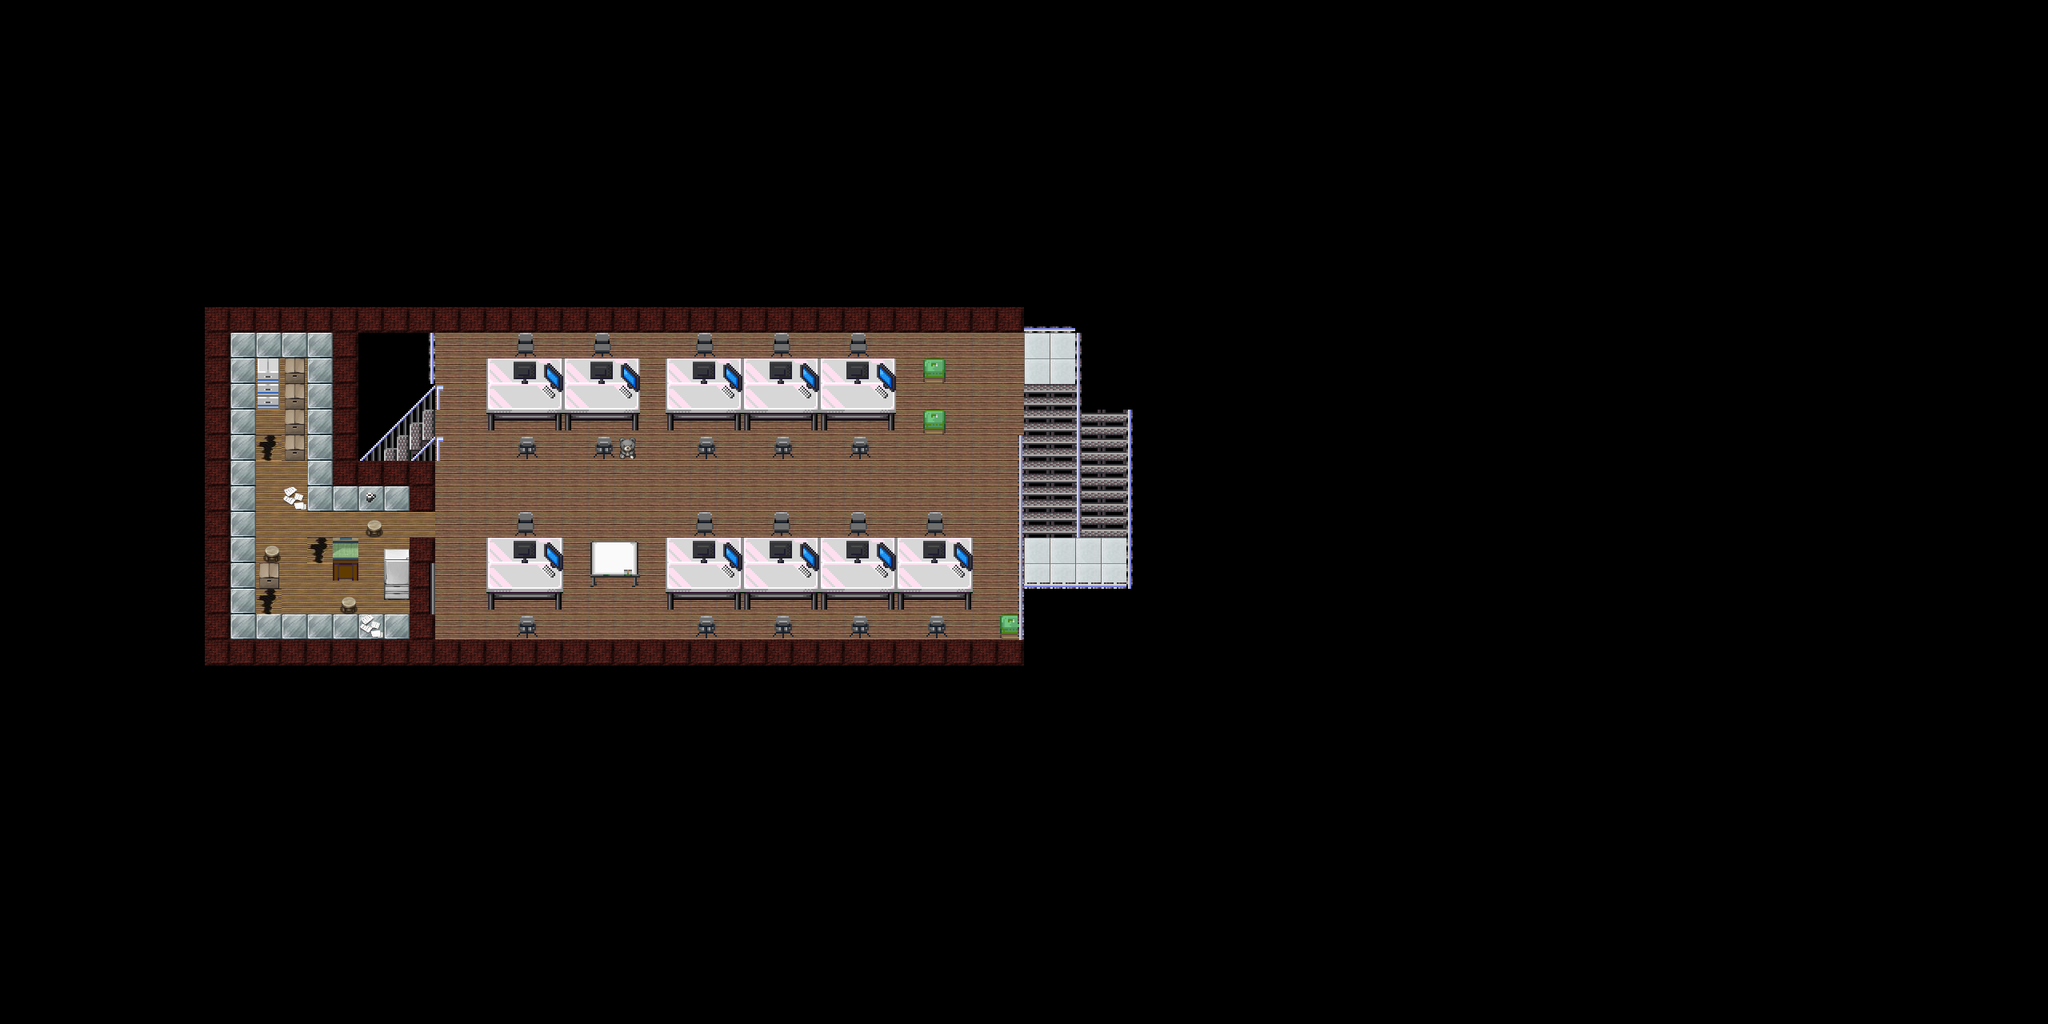

This game map was drawn from its Tiled (.tmx) file and the tilesets committed beside it. A one-line description and the trimmed map source follow:
An orthogonal 80x40 tile map with 32x32 px tiles, 7 tile layers (Foosball Room, Floors, Walls, Objects, ...), 7 tilesets.

<map version="1.4" tiledversion="1.4.3" orientation="orthogonal" renderorder="right-down" width="80" height="40" tilewidth="32" tileheight="32" infinite="0" nextlayerid="27" nextobjectid="1">
 <editorsettings>
  <export format="json" />
 </editorsettings>
 <tileset firstgid="1" source="floortileset.tsx" />
 <tileset firstgid="65" source="office.tsx" />
 <tileset firstgid="321" source="tilesets_deviant_milkian_1.tsx" />
 <tileset firstgid="577" source="fence.tsx" />
 <tileset firstgid="667" source="bicycle.tsx" />
 <tileset firstgid="923" source="door.tsx" />
 <tileset firstgid="1115" source="megasheet.tsx" />
 <layer id="26" name="Foosball Room" width="80" height="40">
  <properties>
   <property name="jitsiRoom" value="Foosball Room" />
  </properties>
  <data>[3200 cells, 68 non-empty, 2 distinct tile ids]</data>
 </layer>
 <layer id="3" name="Floors" width="80" height="40">
  <data>[3200 cells, 433 non-empty, 4 distinct tile ids]</data>
 </layer>
 <layer id="2" name="Walls" width="80" height="40">
  <data>[3200 cells, 90 non-empty, 1 distinct tile ids]</data>
 </layer>
 <layer id="21" name="Objects" width="80" height="40">
  <data>[3200 cells, 117 non-empty, 24 distinct tile ids]</data>
 </layer>
 <layer id="24" name="Objects 2" width="80" height="40">
  <data>[3200 cells, 51 non-empty, 6 distinct tile ids]</data>
 </layer>
 <layer id="19" name="Stairs" width="80" height="40">
  <data>[3200 cells, 37 non-empty, 4 distinct tile ids]</data>
 </layer>
 <layer id="20" name="Stair Rails" width="80" height="40">
  <data>[3200 cells, 37 non-empty, 4 distinct tile ids]</data>
 </layer>
</map>
